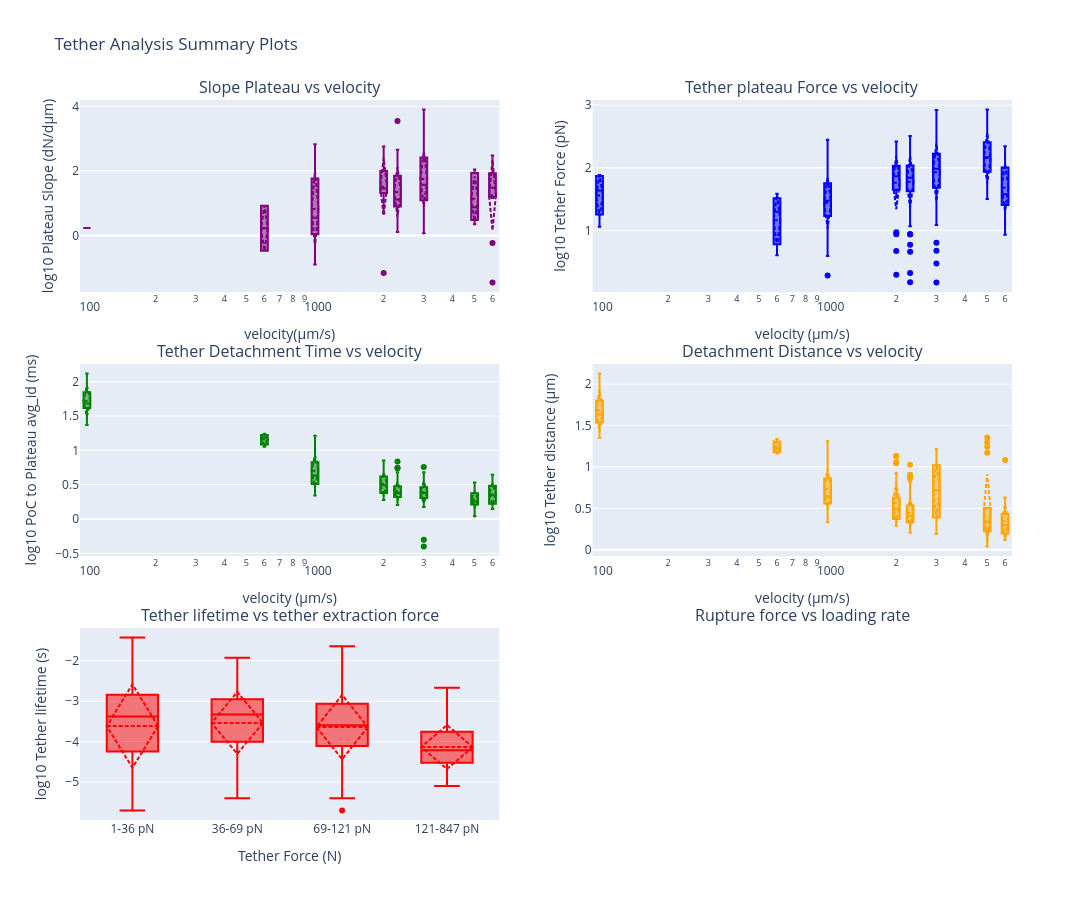

Notebook code cell kept with this figure:
### Code cell
fig = make_subplots(
    rows=3, cols=2,
    vertical_spacing=0.1,
    subplot_titles=[
        "Slope Plateau vs velocity",
        "Tether plateau Force vs velocity",
        "Tether Detachment Time vs velocity",
        "Detachment Distance vs velocity",
        "Tether lifetime vs tether extraction force",
        "Rupture force vs loading rate"
    ]
)

# 1. Plateau Slope vs Velocity Metadata (violin plot)
fig.add_trace(
    go.Box(
        x=np.round(np.array(selected_velocity_meta).astype(int)),
        y=np.log10((np.array(selected_slope)*1e6)),
        name='Plateau Slope (dN/dµm)',
        # box_visible=True,
        # meanline_visible=True,
        marker_color='purple',
        boxmean='sd',
        boxpoints='outliers',
        # marker_color='blue',
        # name='Tether Force'
    ),
    row=1, col=1
)

# 2. Tether Force Distribution vs Velocity Metadata (boxplot)
fig.add_trace(
    go.Box(
        x=np.round(np.array(selected_velocity_meta).astype(int)),
        y=np.log10(np.abs((np.array(selected_delta_avg))*1e12)),
        boxmean='sd',
        # boxpoints='outliers',
        marker_color='blue',
        name='Tether Force',
        boxpoints='outliers',  # Show all points for better visibility

    ),
    row=1, col=2
)
# Filter out detachment times smaller than 1e-6 seconds and create boxplot
selected_delta_time_array = np.array(selected_delta_time)
selected_velocity_meta_array = np.array(selected_velocity_meta)

# Create mask for times >= 1e-6 seconds
time_filter_mask = selected_delta_time_array >= 1e-4

# Apply filter to both arrays
filtered_delta_time = selected_delta_time_array[time_filter_mask]
filtered_velocity_meta = selected_velocity_meta_array[time_filter_mask]

# Remove NaN values
valid_mask = ~(np.isnan(filtered_delta_time) | np.isnan(filtered_velocity_meta))
filtered_delta_time_clean = filtered_delta_time[valid_mask]
filtered_velocity_meta_clean = filtered_velocity_meta[valid_mask]


# 3. Detachment Time vs Velocity (boxplot)
fig.add_trace(
    go.Box(
        x=np.round(filtered_velocity_meta_clean.astype(int)),
        y=np.log10(filtered_delta_time_clean * 1e3),
        boxmean='sd',
        boxpoints='outliers',
        marker_color='green',
        name='Detachment Time (ms)'  # Changed to ms for clarity
    ),
    row=2, col=1
)

# 4. Tether Lifetime vs Velocity (boxplot, log scale)
fig.add_trace(
    go.Box(
        x=np.round(np.array(selected_velocity_meta).astype(int)),
        y=np.log10(np.array(selected_tether_lifetime_m)*1e6) ,
        boxmean='sd',
        boxpoints='outliers',
        marker_color='orange',
        name='Detachment Distance'
    ),
    row=2, col=2
)

# 5. Tether detachment distance vs binned extraction force in ascending order, with loading rates sorted accordingly
force_array = np.abs(np.array(selected_delta_avg)) * 1e12
tether_lifetime_s_array = np.array(selected_tether_lifetime_s) * 1e6
loading_rate_array = np.array(loading_rate)

# Remove NaN values from all arrays before binning
valid_mask = ~(np.isnan(force_array) | np.isnan(tether_lifetime_s_array) | np.isnan(loading_rate_array))
force_array_clean = force_array[valid_mask]
tether_lifetime_s_array_clean = tether_lifetime_s_array[valid_mask]
loading_rate_array_clean = loading_rate_array[valid_mask]

# Sort by force in ascending order
sorted_indices = np.argsort(force_array_clean)
force_array_sorted = force_array_clean[sorted_indices]
distance_array_sorted = tether_lifetime_s_array_clean[sorted_indices]
loading_rate_sorted = loading_rate_array_clean[sorted_indices]

# Choose number of bins (e.g., 4 bins)
num_bins = 4

# Bin the sorted forces into quantiles
force_bins = np.quantile(force_array_sorted, np.linspace(0, 1, num_bins + 1))
force_bin_labels = [f"{int(force_bins[i])}-{int(force_bins[i+1])} pN" for i in range(num_bins)]

# Assign each force to a bin
force_bin_indices = np.digitize(force_array_sorted, force_bins[1:], right=True)
force_bin_labels_for_points = [force_bin_labels[min(i, len(force_bin_labels)-1)] for i in force_bin_indices]


# Bin the loading rates into quantiles (optional: same number of bins)
loading_rate_bins = np.quantile(loading_rate_sorted, np.linspace(0, 1, num_bins + 1))
loading_rate_bin_labels = [
    f"{int(loading_rate_bins[i])}-{int(loading_rate_bins[i+1])} pN/s"
    for i in range(num_bins)
]
# # Add small epsilon to ensure unique bin edges if necessary
# epsilon = 1e-9
# loading_rate_bins = np.unique(loading_rate_bins + np.arange(len(loading_rate_bins)) * epsilon)

# Assign each loading rate to a bin
loading_rate_bin_indices = np.digitize(loading_rate_sorted, loading_rate_bins[1:], right=True)
loading_rate_bin_labels_for_points = [
    loading_rate_bin_labels[min(i, len(loading_rate_bin_labels)-1)]
    for i in loading_rate_bin_indices
]

# 4. Tether Detachment Distance vs Force (binned, sorted)
fig.add_trace(
    go.Box(
        x=force_bin_labels_for_points,
        y=np.log10((distance_array_sorted)*1e-6 ),  # Convert to µm
        boxmean='sd',
        boxpoints='outliers',
        marker_color='red',
        name='Detachment Distance vs Force (binned, sorted)'
    ),
    row=3, col=1
)

# # 5 Tether Force (binned,sorted) vs loading rate (binned)
# fig.add_trace(
#     go.Box(
#         x=loading_rate_bin_labels_for_points,
#         y=force_array_sorted,
#         boxmean='sd',
#         boxpoints='outliers',
#         marker_color='blue',
#         name='Force vs Loading Rate (binned)'
#     ),
#     row=3, col=2
# )

fig.update_xaxes(title_text="velocity(µm/s)", type='log', row=1, col=1)
fig.update_yaxes(title_text="log10 Plateau Slope (dN/dµm)", row=1, col=1)

fig.update_xaxes(title_text="velocity (µm/s)", type='log', row=1, col=2)
fig.update_yaxes(title_text="log10 Tether Force (pN)", row=1, col=2)

fig.update_xaxes(title_text="velocity (µm/s)", type='log', row=2, col=1)
fig.update_yaxes(title_text="log10 PoC to Plateau avg_id (ms)", row=2, col=1)

fig.update_xaxes(title_text="velocity (µm/s)", type='log', row=2, col=2)
fig.update_yaxes(title_text="log10 Tether distance (µm)", row=2, col=2)

fig.update_xaxes(title_text="Tether Force (N)", row=3, col=1)
fig.update_yaxes(title_text="log10 Tether lifetime (s)", row=3, col=1)

fig.update_xaxes(title_text="Loading rate (N/s)", row=3, col=2)
fig.update_yaxes(title_text="Binned Tether Force (N)", row=3, col=2)


fig.update_layout(height=900, width=1400, title_text="Tether Analysis Summary Plots", showlegend=False)
fig.show()

### Figure 1 — Plotly figure (JSON) as saved in the notebook; plotly's stock layout.template omitted (floating-point values rounded to 4 significant figures; data arrays with more than 128 entries replaced by an {"elided": "..."} marker saying what was removed)
{"data": [{"boxmean": "sd", "boxpoints": "outliers", "marker": {"color": "purple"}, "name": "Plateau Slope (dN/dµm)", "type": "box", "x": {"elided": "368 int values"}, "xaxis": "x", "y": {"elided": "368 float values"}, "yaxis": "y"}, {"boxmean": "sd", "boxpoints": "outliers", "marker": {"color": "blue"}, "name": "Tether Force", "type": "box", "x": {"elided": "368 int values"}, "xaxis": "x2", "y": {"elided": "368 float values"}, "yaxis": "y2"}, {"boxmean": "sd", "boxpoints": "outliers", "marker": {"color": "green"}, "name": "Detachment Time (ms)", "type": "box", "x": {"elided": "368 int values"}, "xaxis": "x3", "y": {"elided": "368 float values"}, "yaxis": "y3"}, {"boxmean": "sd", "boxpoints": "outliers", "marker": {"color": "orange"}, "name": "Detachment Distance", "type": "box", "x": {"elided": "368 int values"}, "xaxis": "x4", "y": {"elided": "368 float values"}, "yaxis": "y4"}, {"boxmean": "sd", "boxpoints": "outliers", "marker": {"color": "red"}, "name": "Detachment Distance vs Force (binned, sorted)", "type": "box", "x": {"elided": "368 str values"}, "xaxis": "x5", "y": {"elided": "368 float values"}, "yaxis": "y5"}], "layout": {"annotations": [{"font": {"size": 16}, "showarrow": false, "text": "Slope Plateau vs velocity", "x": 0.225, "xanchor": "center", "xref": "paper", "y": 1, "yanchor": "bottom", "yref": "paper"}, {"font": {"size": 16}, "showarrow": false, "text": "Tether plateau Force vs velocity", "x": 0.775, "xanchor": "center", "xref": "paper", "y": 1, "yanchor": "bottom", "yref": "paper"}, {"font": {"size": 16}, "showarrow": false, "text": "Tether Detachment Time vs velocity", "x": 0.225, "xanchor": "center", "xref": "paper", "y": 0.6333, "yanchor": "bottom", "yref": "paper"}, {"font": {"size": 16}, "showarrow": false, "text": "Detachment Distance vs velocity", "x": 0.775, "xanchor": "center", "xref": "paper", "y": 0.6333, "yanchor": "bottom", "yref": "paper"}, {"font": {"size": 16}, "showarrow": false, "text": "Tether lifetime vs tether extraction force", "x": 0.225, "xanchor": "center", "xref": "paper", "y": 0.2667, "yanchor": "bottom", "yref": "paper"}, {"font": {"size": 16}, "showarrow": false, "text": "Rupture force vs loading rate", "x": 0.775, "xanchor": "center", "xref": "paper", "y": 0.2667, "yanchor": "bottom", "yref": "paper"}], "height": 900, "showlegend": false, "title": {"text": "Tether Analysis Summary Plots"}, "width": 1400, "xaxis": {"anchor": "y", "domain": [0, 0.45], "title": {"text": "velocity(µm/s)"}, "type": "log"}, "xaxis2": {"anchor": "y2", "domain": [0.55, 1], "title": {"text": "velocity (µm/s)"}, "type": "log"}, "xaxis3": {"anchor": "y3", "domain": [0, 0.45], "title": {"text": "velocity (µm/s)"}, "type": "log"}, "xaxis4": {"anchor": "y4", "domain": [0.55, 1], "title": {"text": "velocity (µm/s)"}, "type": "log"}, "xaxis5": {"anchor": "y5", "domain": [0, 0.45], "title": {"text": "Tether Force (N)"}}, "xaxis6": {"anchor": "y6", "domain": [0.55, 1], "title": {"text": "Loading rate (N/s)"}}, "yaxis": {"anchor": "x", "domain": [0.7333, 1], "title": {"text": "log10 Plateau Slope (dN/dµm)"}}, "yaxis2": {"anchor": "x2", "domain": [0.7333, 1], "title": {"text": "log10 Tether Force (pN)"}}, "yaxis3": {"anchor": "x3", "domain": [0.3667, 0.6333], "title": {"text": "log10 PoC to Plateau avg_id (ms)"}}, "yaxis4": {"anchor": "x4", "domain": [0.3667, 0.6333], "title": {"text": "log10 Tether distance (µm)"}}, "yaxis5": {"anchor": "x5", "domain": [0, 0.2667], "title": {"text": "log10 Tether lifetime (s)"}}, "yaxis6": {"anchor": "x6", "domain": [0, 0.2667], "title": {"text": "Binned Tether Force (N)"}}}}
